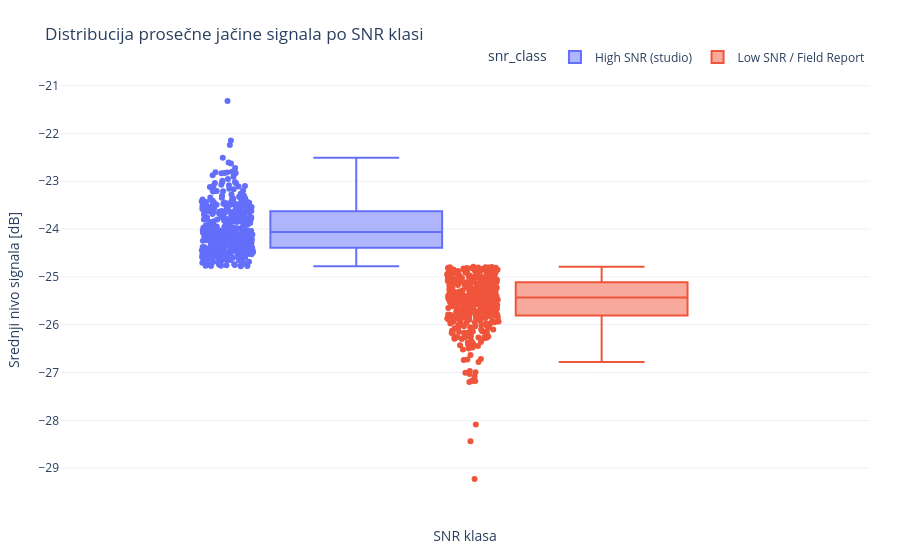
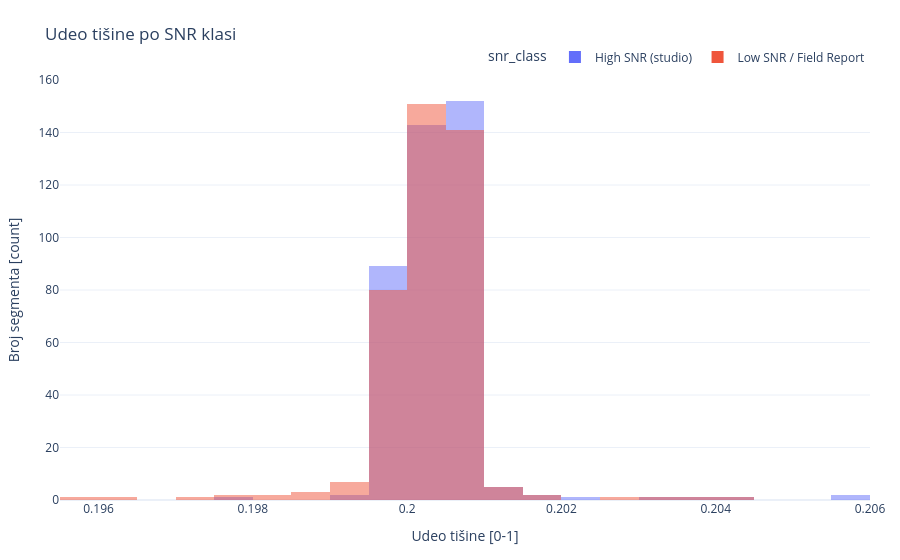
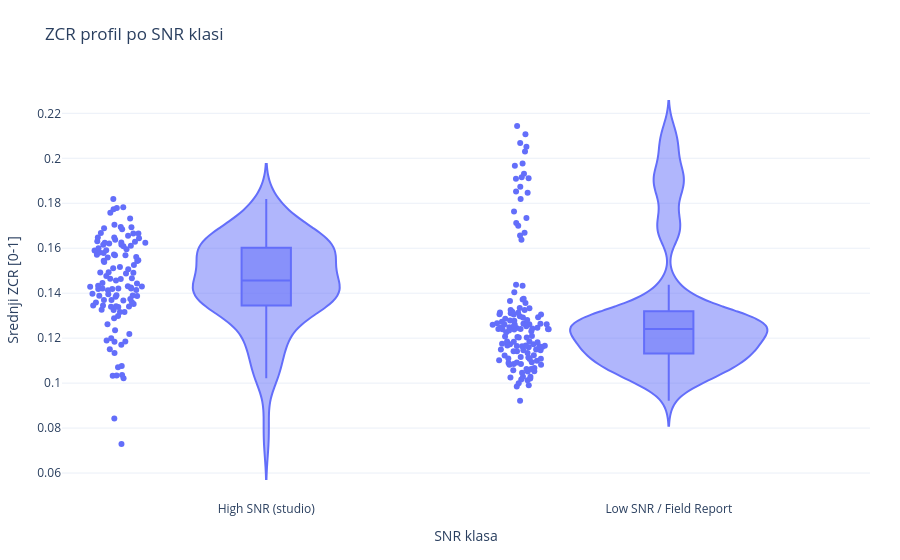
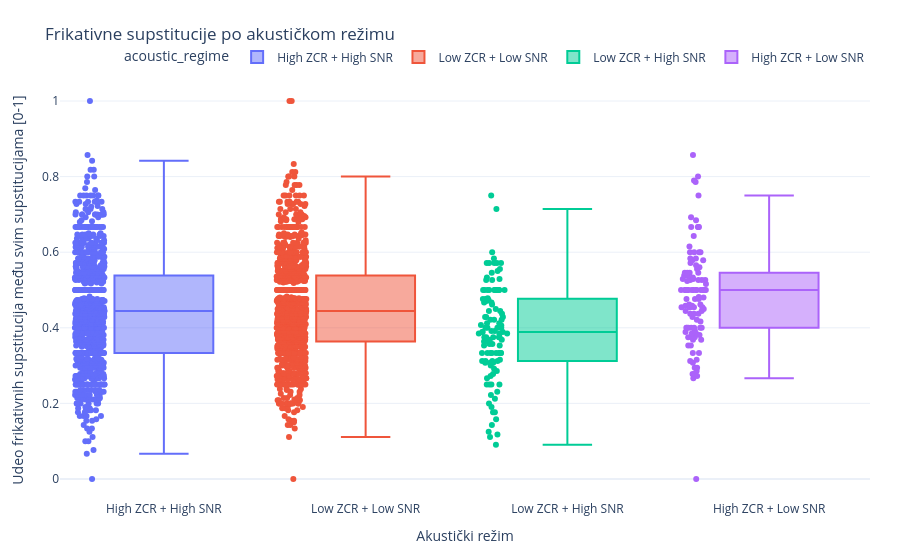

Source (notebook cell) for these figures, in order:
### Markdown cell above
## 2) Akustička analiza i robustnost signala

### Code cell
# @hide
audio_section = run_audio_analysis(ctx)
audio_df = audio_section["audio_df"]
zcr_error_bridge_stats = audio_section["zcr_error_bridge_stats"]

### Figure 1 — Plotly figure (JSON) as saved in the notebook; plotly's stock layout.template omitted (floating-point values rounded to 4 significant figures; data arrays with more than 128 entries replaced by an {"elided": "..."} marker saying what was removed)
{"data": [{"alignmentgroup": "True", "boxpoints": "all", "hovertemplate": "snr_class=High SNR (studio)<br>db_mean=%{y}<extra></extra>", "legendgroup": "High SNR (studio)", "marker": {"color": "#636efa"}, "name": "High SNR (studio)", "notched": false, "offsetgroup": "High SNR (studio)", "orientation": "v", "showlegend": true, "type": "box", "x0": " ", "xaxis": "x", "y": {"elided": "400 float values"}, "y0": " ", "yaxis": "y"}, {"alignmentgroup": "True", "boxpoints": "all", "hovertemplate": "snr_class=Low SNR / Field Report<br>db_mean=%{y}<extra></extra>", "legendgroup": "Low SNR / Field Report", "marker": {"color": "#EF553B"}, "name": "Low SNR / Field Report", "notched": false, "offsetgroup": "Low SNR / Field Report", "orientation": "v", "showlegend": true, "type": "box", "x0": " ", "xaxis": "x", "y": {"elided": "400 float values"}, "y0": " ", "yaxis": "y"}], "layout": {"boxmode": "group", "colorway": ["#1D3557", "#457B9D", "#2A9D8F", "#E9C46A", "#E76F51", "#A8DADC"], "legend": {"bgcolor": "rgba(255,255,255,0.7)", "orientation": "h", "title": {"text": "snr_class"}, "tracegroupgap": 0, "x": 1, "xanchor": "right", "y": 1.02, "yanchor": "bottom"}, "margin": {"b": 60, "l": 60, "r": 30, "t": 80}, "title": {"text": "Distribucija prosečne jačine signala po SNR klasi"}, "xaxis": {"anchor": "y", "domain": [0, 1], "title": {"text": "SNR klasa"}}, "yaxis": {"anchor": "x", "domain": [0, 1], "title": {"text": "Srednji nivo signala [dB]"}}}}

### Figure 2 — Plotly figure (JSON) as saved in the notebook; plotly's stock layout.template omitted (floating-point values rounded to 4 significant figures; data arrays with more than 128 entries replaced by an {"elided": "..."} marker saying what was removed)
{"data": [{"bingroup": "x", "hovertemplate": "snr_class=High SNR (studio)<br>silence_ratio=%{x}<br>count=%{y}<extra></extra>", "legendgroup": "High SNR (studio)", "marker": {"color": "#636efa", "opacity": 0.5, "pattern": {"shape": ""}}, "name": "High SNR (studio)", "nbinsx": 40, "orientation": "v", "showlegend": true, "type": "histogram", "x": {"elided": "400 float values"}, "xaxis": "x", "yaxis": "y"}, {"bingroup": "x", "hovertemplate": "snr_class=Low SNR / Field Report<br>silence_ratio=%{x}<br>count=%{y}<extra></extra>", "legendgroup": "Low SNR / Field Report", "marker": {"color": "#EF553B", "opacity": 0.5, "pattern": {"shape": ""}}, "name": "Low SNR / Field Report", "nbinsx": 40, "orientation": "v", "showlegend": true, "type": "histogram", "x": {"elided": "400 float values"}, "xaxis": "x", "yaxis": "y"}], "layout": {"barmode": "overlay", "colorway": ["#1D3557", "#457B9D", "#2A9D8F", "#E9C46A", "#E76F51", "#A8DADC"], "legend": {"bgcolor": "rgba(255,255,255,0.7)", "orientation": "h", "title": {"text": "snr_class"}, "tracegroupgap": 0, "x": 1, "xanchor": "right", "y": 1.02, "yanchor": "bottom"}, "margin": {"b": 60, "l": 60, "r": 30, "t": 80}, "title": {"text": "Udeo tišine po SNR klasi"}, "xaxis": {"anchor": "y", "domain": [0, 1], "title": {"text": "Udeo tišine [0-1]"}}, "yaxis": {"anchor": "x", "domain": [0, 1], "title": {"text": "Broj segmenta [count]"}}}}

### Figure 3 — Plotly figure (JSON) as saved in the notebook; plotly's stock layout.template omitted (floating-point values rounded to 4 significant figures; data arrays with more than 128 entries replaced by an {"elided": "..."} marker saying what was removed)
{"data": [{"alignmentgroup": "True", "box": {"visible": true}, "hovertemplate": "snr_class=%{x}<br>zcr_mean=%{y}<extra></extra>", "legendgroup": "", "marker": {"color": "#636efa"}, "name": "", "offsetgroup": "", "orientation": "v", "points": "all", "scalegroup": "True", "showlegend": false, "type": "violin", "x": {"elided": "250 str values"}, "x0": " ", "xaxis": "x", "y": {"elided": "250 float values"}, "y0": " ", "yaxis": "y"}], "layout": {"colorway": ["#1D3557", "#457B9D", "#2A9D8F", "#E9C46A", "#E76F51", "#A8DADC"], "legend": {"bgcolor": "rgba(255,255,255,0.7)", "orientation": "h", "tracegroupgap": 0, "x": 1, "xanchor": "right", "y": 1.02, "yanchor": "bottom"}, "margin": {"b": 60, "l": 60, "r": 30, "t": 80}, "title": {"text": "ZCR profil po SNR klasi"}, "violinmode": "group", "xaxis": {"anchor": "y", "domain": [0, 1], "title": {"text": "SNR klasa"}}, "yaxis": {"anchor": "x", "domain": [0, 1], "title": {"text": "Srednji ZCR [0-1]"}}}}

### Figure 4 — Plotly figure (JSON) as saved in the notebook; plotly's stock layout.template omitted (floating-point values rounded to 4 significant figures; data arrays with more than 128 entries replaced by an {"elided": "..."} marker saying what was removed)
{"data": [{"alignmentgroup": "True", "boxpoints": "all", "hovertemplate": "acoustic_regime=%{x}<br>fricative_sub_share=%{y}<extra></extra>", "legendgroup": "High ZCR + High SNR", "marker": {"color": "#636efa"}, "name": "High ZCR + High SNR", "notched": false, "offsetgroup": "High ZCR + High SNR", "orientation": "v", "showlegend": true, "type": "box", "x": {"elided": "973 str values"}, "x0": " ", "xaxis": "x", "y": {"elided": "973 float values"}, "y0": " ", "yaxis": "y"}, {"alignmentgroup": "True", "boxpoints": "all", "hovertemplate": "acoustic_regime=%{x}<br>fricative_sub_share=%{y}<extra></extra>", "legendgroup": "Low ZCR + Low SNR", "marker": {"color": "#EF553B"}, "name": "Low ZCR + Low SNR", "notched": false, "offsetgroup": "Low ZCR + Low SNR", "orientation": "v", "showlegend": true, "type": "box", "x": {"elided": "973 str values"}, "x0": " ", "xaxis": "x", "y": {"elided": "973 float values"}, "y0": " ", "yaxis": "y"}, {"alignmentgroup": "True", "boxpoints": "all", "hovertemplate": "acoustic_regime=%{x}<br>fricative_sub_share=%{y}<extra></extra>", "legendgroup": "Low ZCR + High SNR", "marker": {"color": "#00cc96"}, "name": "Low ZCR + High SNR", "notched": false, "offsetgroup": "Low ZCR + High SNR", "orientation": "v", "showlegend": true, "type": "box", "x": ["Low ZCR + High SNR", "Low ZCR + High SNR", "Low ZCR + High SNR", "Low ZCR + High SNR", "Low ZCR + High SNR", "Low ZCR + High SNR", "Low ZCR + High SNR", "Low ZCR + High SNR", "Low ZCR + High SNR", "Low ZCR + High SNR", "Low ZCR + High SNR", "Low ZCR + High SNR", "Low ZCR + High SNR", "Low ZCR + High SNR", "Low ZCR + High SNR", "Low ZCR + High SNR", "Low ZCR + High SNR", "Low ZCR + High SNR", "Low ZCR + High SNR", "Low ZCR + High SNR", "Low ZCR + High SNR", "Low ZCR + High SNR", "Low ZCR + High SNR", "Low ZCR + High SNR", "Low ZCR + High SNR", "Low ZCR + High SNR", "Low ZCR + High SNR", "Low ZCR + High SNR", "Low ZCR + High SNR", "Low ZCR + High SNR", "Low ZCR + High SNR", "Low ZCR + High SNR", "Low ZCR + High SNR", "Low ZCR + High SNR", "Low ZCR + High SNR", "Low ZCR + High SNR", "Low ZCR + High SNR", "Low ZCR + High SNR", "Low ZCR + High SNR", "Low ZCR + High SNR", "Low ZCR + High SNR", "Low ZCR + High SNR", "Low ZCR + High SNR", "Low ZCR + High SNR", "Low ZCR + High SNR", "Low ZCR + High SNR", "Low ZCR + High SNR", "Low ZCR + High SNR", "Low ZCR + High SNR", "Low ZCR + High SNR", "Low ZCR + High SNR", "Low ZCR + High SNR", "Low ZCR + High SNR", "Low ZCR + High SNR", "Low ZCR + High SNR", "Low ZCR + High SNR", "Low ZCR + High SNR", "Low ZCR + High SNR", "Low ZCR + High SNR", "Low ZCR + High SNR", "Low ZCR + High SNR", "Low ZCR + High SNR", "Low ZCR + High SNR", "Low ZCR + High SNR", "Low ZCR + High SNR", "Low ZCR + High SNR", "Low ZCR + High SNR", "Low ZCR + High SNR", "Low ZCR + High SNR", "Low ZCR + High SNR", "Low ZCR + High SNR", "Low ZCR + High SNR", "Low ZCR + High SNR", "Low ZCR + High SNR", "Low ZCR + High SNR", "Low ZCR + High SNR", "Low ZCR + High SNR", "Low ZCR + High SNR", "Low ZCR + High SNR", "Low ZCR + High SNR", "Low ZCR + High SNR", "Low ZCR + High SNR", "Low ZCR + High SNR", "Low ZCR + High SNR", "Low ZCR + High SNR", "Low ZCR + High SNR", "Low ZCR + High SNR", "Low ZCR + High SNR", "Low ZCR + High SNR", "Low ZCR + High SNR", "Low ZCR + High SNR", "Low ZCR + High SNR", "Low ZCR + High SNR", "Low ZCR + High SNR", "Low ZCR + High SNR", "Low ZCR + High SNR", "Low ZCR + High SNR", "Low ZCR + High SNR", "Low ZCR + High SNR", "Low ZCR + High SNR", "Low ZCR + High SNR", "Low ZCR + High SNR", "Low ZCR + High SNR", "Low ZCR + High SNR", "Low ZCR + High SNR", "Low ZCR + High SNR", "Low ZCR + High SNR", "Low ZCR + High SNR", "Low ZCR + High SNR", "Low ZCR + High SNR", "Low ZCR + High SNR", "Low ZCR + High SNR", "Low ZCR + High SNR"], "x0": " ", "xaxis": "x", "y": [0.2727, 0.25, 0.5, 0.3333, 0.7143, 0.4286, 0.375, 0.3125, 0.4286, 0.4, 0.5714, 0.2, 0.3077, 0.3571, 0.3684, 0.5, 0.5263, 0.2121, 0.3333, 0.3158, 0.5833, 0.3125, 0.375, 0.3077, 0.4118, 0.55, 0.45, 0.3125, 0.4074, 0.3333, 0.5263, 0.2778, 0.125, 0.25, 0.4211, 0.3846, 0.4667, 0.4706, 0.2667, 0.4, 0.5, 0.4, 0.5714, 0.3333, 0.4211, 0.2917, 0.1429, 0.3913, 0.4211, 0.1111, 0.5, 0.5333, 0.25, 0.1765, 0.3889, 0.5455, 0.1765, 0.4118, 0.3889, 0.4, 0.5, 0.4762, 0.4444, 0.5714, 0.4444, 0.3333, 0.3846, 0.25, 0.3125, 0.5294, 0.2857, 0.5714, 0.4762, 0.3889, 0.4062, 0.5, 0.375, 0.3333, 0.4286, 0.2222, 0.5, 0.5556, 0.1905, 0.3333, 0.3, 0.3684, 0.3529, 0.5714, 0.3571, 0.1176, 0.3846, 0.4737, 0.3529, 0.4783, 0.1579, 0.5, 0.3333, 0.5, 0.4375, 0.3913, 0.3077, 0.6, 0.4667, 0.3636, 0.2308, 0.4615, 0.5, 0.75, 0.375, 0.3636, 0.09091, 0.5, 0.375], "y0": " ", "yaxis": "y"}, {"alignmentgroup": "True", "boxpoints": "all", "hovertemplate": "acoustic_regime=%{x}<br>fricative_sub_share=%{y}<extra></extra>", "legendgroup": "High ZCR + Low SNR", "marker": {"color": "#ab63fa"}, "name": "High ZCR + Low SNR", "notched": false, "offsetgroup": "High ZCR + Low SNR", "orientation": "v", "showlegend": true, "type": "box", "x": ["High ZCR + Low SNR", "High ZCR + Low SNR", "High ZCR + Low SNR", "High ZCR + Low SNR", "High ZCR + Low SNR", "High ZCR + Low SNR", "High ZCR + Low SNR", "High ZCR + Low SNR", "High ZCR + Low SNR", "High ZCR + Low SNR", "High ZCR + Low SNR", "High ZCR + Low SNR", "High ZCR + Low SNR", "High ZCR + Low SNR", "High ZCR + Low SNR", "High ZCR + Low SNR", "High ZCR + Low SNR", "High ZCR + Low SNR", "High ZCR + Low SNR", "High ZCR + Low SNR", "High ZCR + Low SNR", "High ZCR + Low SNR", "High ZCR + Low SNR", "High ZCR + Low SNR", "High ZCR + Low SNR", "High ZCR + Low SNR", "High ZCR + Low SNR", "High ZCR + Low SNR", "High ZCR + Low SNR", "High ZCR + Low SNR", "High ZCR + Low SNR", "High ZCR + Low SNR", "High ZCR + Low SNR", "High ZCR + Low SNR", "High ZCR + Low SNR", "High ZCR + Low SNR", "High ZCR + Low SNR", "High ZCR + Low SNR", "High ZCR + Low SNR", "High ZCR + Low SNR", "High ZCR + Low SNR", "High ZCR + Low SNR", "High ZCR + Low SNR", "High ZCR + Low SNR", "High ZCR + Low SNR", "High ZCR + Low SNR", "High ZCR + Low SNR", "High ZCR + Low SNR", "High ZCR + Low SNR", "High ZCR + Low SNR", "High ZCR + Low SNR", "High ZCR + Low SNR", "High ZCR + Low SNR", "High ZCR + Low SNR", "High ZCR + Low SNR", "High ZCR + Low SNR", "High ZCR + Low SNR", "High ZCR + Low SNR", "High ZCR + Low SNR", "High ZCR + Low SNR", "High ZCR + Low SNR", "High ZCR + Low SNR", "High ZCR + Low SNR", "High ZCR + Low SNR", "High ZCR + Low SNR", "High ZCR + Low SNR", "High ZCR + Low SNR", "High ZCR + Low SNR", "High ZCR + Low SNR", "High ZCR + Low SNR", "High ZCR + Low SNR", "High ZCR + Low SNR", "High ZCR + Low SNR", "High ZCR + Low SNR", "High ZCR + Low SNR", "High ZCR + Low SNR", "High ZCR + Low SNR", "High ZCR + Low SNR", "High ZCR + Low SNR", "High ZCR + Low SNR", "High ZCR + Low SNR", "High ZCR + Low SNR", "High ZCR + Low SNR", "High ZCR + Low SNR", "High ZCR + Low SNR", "High ZCR + Low SNR", "High ZCR + Low SNR", "High ZCR + Low SNR", "High ZCR + Low SNR", "High ZCR + Low SNR", "High ZCR + Low SNR", "High ZCR + Low SNR", "High ZCR + Low SNR", "High ZCR + Low SNR", "High ZCR + Low SNR", "High ZCR + Low SNR", "High ZCR + Low SNR", "High ZCR + Low SNR", "High ZCR + Low SNR", "High ZCR + Low SNR", "High ZCR + Low SNR", "High ZCR + Low SNR", "High ZCR + Low SNR", "High ZCR + Low SNR", "High ZCR + Low SNR", "High ZCR + Low SNR", "High ZCR + Low SNR", "High ZCR + Low SNR", "High ZCR + Low SNR", "High ZCR + Low SNR", "High ZCR + Low SNR", "High ZCR + Low SNR", "High ZCR + Low SNR"], "x0": " ", "xaxis": "x", "y": [0.5, 0.6, 0.375, 0.5294, 0.4, 0.4545, 0.5238, 0.4583, 0.4545, 0.3125, 0.4583, 0.4444, 0.5455, 0.4545, 0.3158, 0.2941, 0.5, 0.2778, 0.3077, 0.3529, 0.5263, 0.4167, 0.4, 0.5161, 0.5789, 0.5333, 0.5, 0.375, 0.5, 0.2778, 0.5263, 0.2857, 0.5, 0.8571, 0.4762, 0.5263, 0.4, 0.4286, 0.6, 0.5, 0.3333, 0.5833, 0.4762, 0.5, 0.3846, 0.3846, 0.5556, 0.4, 0.5455, 0.7895, 0.5652, 0.2667, 0.5, 0.6667, 0.5, 0.4, 0.6667, 0.6842, 0.2941, 0.0, 0.4545, 0.4375, 0.4, 0.5789, 0.6154, 0.5263, 0.3529, 0.5833, 0.5385, 0.6, 0.4375, 0.48, 0.5, 0.4545, 0.4615, 0.4762, 0.3333, 0.5, 0.8, 0.5, 0.4375, 0.5, 0.75, 0.6923, 0.6667, 0.381, 0.375, 0.5455, 0.4615, 0.3684, 0.5417, 0.3889, 0.5385, 0.5, 0.7857, 0.3684, 0.56, 0.5, 0.6, 0.5294, 0.5, 0.6667, 0.5, 0.4444, 0.4, 0.5455, 0.4815, 0.2727, 0.4211, 0.6429, 0.5714, 0.45, 0.3913], "y0": " ", "yaxis": "y"}], "layout": {"boxmode": "overlay", "colorway": ["#1D3557", "#457B9D", "#2A9D8F", "#E9C46A", "#E76F51", "#A8DADC"], "legend": {"bgcolor": "rgba(255,255,255,0.7)", "orientation": "h", "title": {"text": "acoustic_regime"}, "tracegroupgap": 0, "x": 1, "xanchor": "right", "y": 1.02, "yanchor": "bottom"}, "margin": {"b": 60, "l": 60, "r": 30, "t": 80}, "title": {"text": "Frikativne supstitucije po akustičkom režimu"}, "xaxis": {"anchor": "y", "categoryarray": ["High ZCR + High SNR", "Low ZCR + Low SNR", "Low ZCR + High SNR", "High ZCR + Low SNR"], "categoryorder": "array", "domain": [0, 1], "title": {"text": "Akustički režim"}}, "yaxis": {"anchor": "x", "domain": [0, 1], "title": {"text": "Udeo frikativnih supstitucija među svim supstitucijama [0-1]"}}}}
